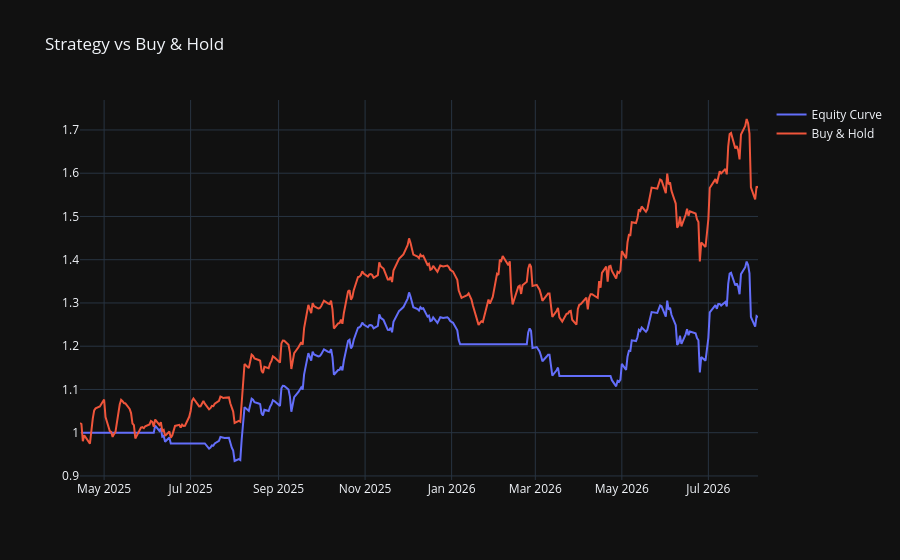

Notebook source saved alongside this figure:
### Code cell
fig = go.Figure()
fig.add_trace(go.Scatter(x=sma_strategy.index,y=sma_strategy['Equity_Curve'],name='Equity Curve',mode='lines'))
fig.add_trace(go.Scatter(x=sma_strategy.index,y=sma_strategy['Buy_Hold'],name='Buy & Hold',mode='lines'))
fig.update_layout(title='Strategy vs Buy & Hold',
                  template='plotly_dark')
fig.show()

### Figure 1 — Plotly figure (JSON) as saved in the notebook; plotly's stock layout.template omitted (floating-point values rounded to 4 significant figures; data arrays with more than 128 entries replaced by an {"elided": "..."} marker saying what was removed)
{"data": [{"mode": "lines", "name": "Equity Curve", "type": "scatter", "x": {"elided": "329 str values"}, "y": {"elided": "329 float values"}}, {"mode": "lines", "name": "Buy & Hold", "type": "scatter", "x": {"elided": "329 str values"}, "y": {"elided": "329 float values"}}], "layout": {"title": {"text": "Strategy vs Buy & Hold"}}}
